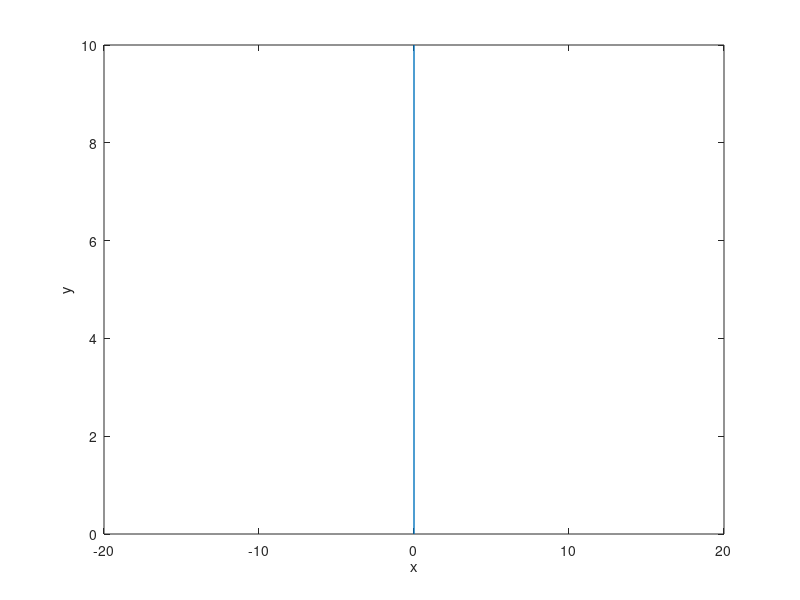

Write the MATLAB code that produced this figure. (Note: this script raises an error after producing the figure.)
clc
clear

t = 0;
v = 10;
x = 0;
y = 10;
alpha = pi/3;
v_x = v * cos(alpha);
v_y = v * sin(alpha);

if alpha == - pi/2 || alpha == pi/2
    v_x = 0;
elseif alpha == 0
    v_x = v;
end

l = 0;

m = 1;

h = 0.001;

T = [0 0];
X = [0 0];
Y = [0 0];
V_x = [0 0];
V_y = [0 0];

L = [0 0];

T(1) = t;
X(1) = x;
Y(1) = y;
V_x(1) = v_x;
V_y(1) = v_y;

L(1) = l;

i = 2;

F = figure(1);
A = axes(F);
P = plot(A, X, Y, '-', 'LineWidth',1);
xlabel( 'x' ); ylabel( 'y' );
hold on
xlim([-20,20])
% ylim([0,14])

x_land = -20:0.1:20;
plot(A, x_land, land(x_land),'LineWidth',1);

t_1 = t;
h_1 = 0.01;
epsilon = 0.2 * 10^(-2);
t_lim = 30;

while t < t_lim
    while y >= land(x)
                
        if t_1 - t <= epsilon
            pause(0.001);

            P.XData = X;
            P.YData = Y;
   
            drawnow
            
            t_1 = t_1 + h_1;
        end      
        
        t_prev = t;
        x_prev = x;
        y_prev = y;
        v_x_prev = v_x;
        v_y_prev = v_y;
    
        k1 = k_1(t, x, v_x, y, v_y);
        l1 = l_1(t, x, v_x, y, v_y);
        m1 = m_1(t, x, v_x, y, v_y);
        n1 = n_1(t, x, v_x, y, v_y);
        
        k2 = k_2(t, x, v_x, y, v_y, h, k1, l1, m1, n1);
        l2 = l_2(t, x, v_x, y, v_y, h, k1, l1, m1, n1);
        m2 = m_2(t, x, v_x, y, v_y, h, k1, l1, m1, n1);
        n2 = n_2(t, x, v_x, y, v_y, h, k1, l1, m1, n1);
        
        k3 = k_3(t, x, v_x, y, v_y, h, k2, l2, m2, n2);
        l3 = l_3(t, x, v_x, y, v_y, h, k2, l2, m2, n2);
        m3 = m_3(t, x, v_x, y, v_y, h, k2, l2, m2, n2);
        n3 = n_3(t, x, v_x, y, v_y, h, k2, l2, m2, n2);
        
        k4 = k_4(t, x, v_x, y, v_y, h, k3, l3, m3, n3);
        l4 = l_4(t, x, v_x, y, v_y, h, k3, l3, m3, n3);
        m4 = m_4(t, x, v_x, y, v_y, h, k3, l3, m3, n3);
        n4 = n_4(t, x, v_x, y, v_y, h, k3, l3, m3, n3);
        
        x = x + h/6 * (k1 + 2 * k2 + 2 * k3 + k4);
        v_x = v_x + h/6 * (l1 + 2 * l2 + 2 * l3 + l4);
        y = y + h/6 * (m1 + 2 * m2 + 2 * m3 + m4);
        v_y = v_y + h/6 * (n1 + 2 * n2 + 2 * n3 + n4);
        w_y = g_y(t, x, v_x, y, v_y);
        
        t = t + h;
        
        if y < land(x)
            disp(t)
            y = land(x);
            
            P.XData = X;
            P.YData = Y;
            drawnow
            
            break;
        end

        if t > t_lim
            return;
        end
        
        T(i) = t;
        X(i) = x;
        Y(i) = y;
        V_x(i) = v_x;
        V_y(i) = v_y;
        i = i + 1;
    end
    
    if y == land(x)
        if v_x > 0
            beta = atan(v_y / v_x);
            elseif v_x < 0
            beta = pi + atan(v_y / v_x);
        elseif v_x == 0
            beta = pi / 2;
        end
    
        if x - x_prev >= 0
            x_next = x + 10^(-12);
            gamma = atan( (land(x_next) - land(x))/(x_next - x) );
        elseif x - x_prev < 0
            x_next = x + 10^(-12);
            gamma = pi + atan( (land(x_next) - land(x))/(x_next - x) );
        end

        beta = -beta + 2 * gamma;
    
        E = 5;
        v_sq = v_x^2 + v_y^2 - 2 * E / m;
        if v_sq <= 0
            break;
        end
        v_new = sqrt(v_sq);

        v_x = v_new * cos(beta);
        v_y = v_new * sin(beta);
    end
    
end


function vel_x = f_x(t, x, v_x, y, v_y)
    vel_x = v_x;
end

function vel_y = f_y(t, x, v_x, y, v_y)
    vel_y = v_y;
end

function w_x = g_x(t, x, v_x, y, v_y)
    w_x = 0 - 0.09 * sqrt(v_x^2 + v_y^2) * v_x;;
end

function w_y = g_y(t, x, v_x, y, v_y)
    g = 9.81;
    w_y = -g - 0.09 * sqrt(v_x^2 + v_y^2) * v_y;
end

function land = land(x)
    land = 0.05 * (x).^2;
end


function k = k_1(t, x, v_x, y, v_y)
    k = f_x(t, x, v_x, y, v_y);
end

function l = l_1(t, x, v_x, y, v_y)
    l = g_x(t, x, v_x, y, v_y);
end

function m = m_1(t, x, v_x, y, v_y)
    m = f_y(t, x, v_x, y, v_y);
end

function n = n_1(t, x, v_x, y, v_y)
    n = g_y(t, x, v_x, y, v_y);
end

function k = k_2(t, x, v_x, y, v_y, h, k_1, l_1, m_1, n_1)
    k = f_x(t + h/2, x + h/2 * k_1, v_x + h/2 * l_1, y + h/2 * m_1, v_y + h/2 * n_1);
end

function l = l_2(t, x, v_x, y, v_y, h, k_1, l_1, m_1, n_1)
    l = g_x(t + h/2, x + h/2 * k_1, v_x + h/2 * l_1, y + h/2 * m_1, v_y + h/2 * n_1);
end

function m = m_2(t, x, v_x, y, v_y, h, k_1, l_1, m_1, n_1)
    m = f_y(t + h/2, x + h/2 * k_1, v_x + h/2 * l_1, y + h/2 * m_1, v_y + h/2 * n_1);
end

function n = n_2(t, x, v_x, y, v_y, h, k_1, l_1, m_1, n_1)
    n = g_y(t + h/2, x + h/2 * k_1, v_x + h/2 * l_1, y + h/2 * m_1, v_y + h/2 * n_1);
end

function k = k_3(t, x, v_x, y, v_y, h, k_2, l_2, m_2, n_2)
    k = f_x(t + h/2, x + h/2 * k_2, v_x + h/2 * l_2, y + h/2 * m_2, v_y + h/2 * n_2);
end

function l = l_3(t, x, v_x, y, v_y, h, k_2, l_2, m_2, n_2)
    l = g_x(t + h/2, x + h/2 * k_2, v_x + h/2 * l_2, y + h/2 * m_2, v_y + h/2 * n_2);
end

function m = m_3(t, x, v_x, y, v_y, h, k_2, l_2, m_2, n_2)
    m = f_y(t + h/2, x + h/2 * k_2, v_x + h/2 * l_2, y + h/2 * m_2, v_y + h/2 * n_2);
end

function n = n_3(t, x, v_x, y, v_y, h, k_2, l_2, m_2, n_2)
    n = g_y(t + h/2, x + h/2 * k_2, v_x + h/2 * l_2, y + h/2 * m_2, v_y + h/2 * n_2);
end

function k = k_4(t, x, v_x, y, v_y, h, k_3, l_3, m_3, n_3)
    k = f_x(t + h, x + h * k_3, v_x + h * l_3, y + h * m_3, v_y + h * n_3);
end

function l = l_4(t, x, v_x, y, v_y, h, k_3, l_3, m_3, n_3)
    l = g_x(t + h, x + h * k_3, v_x + h * l_3, y + h * m_3, v_y + h * n_3);
end

function m = m_4(t, x, v_x, y, v_y, h, k_3, l_3, m_3, n_3)
    m = f_y(t + h, x + h * k_3, v_x + h * l_3, y + h * m_3, v_y + h * n_3);
end

function n = n_4(t, x, v_x, y, v_y, h, k_3, l_3, m_3, n_3)
    n = g_y(t + h, x + h * k_3, v_x + h * l_3, y + h * m_3, v_y + h * n_3);
end
